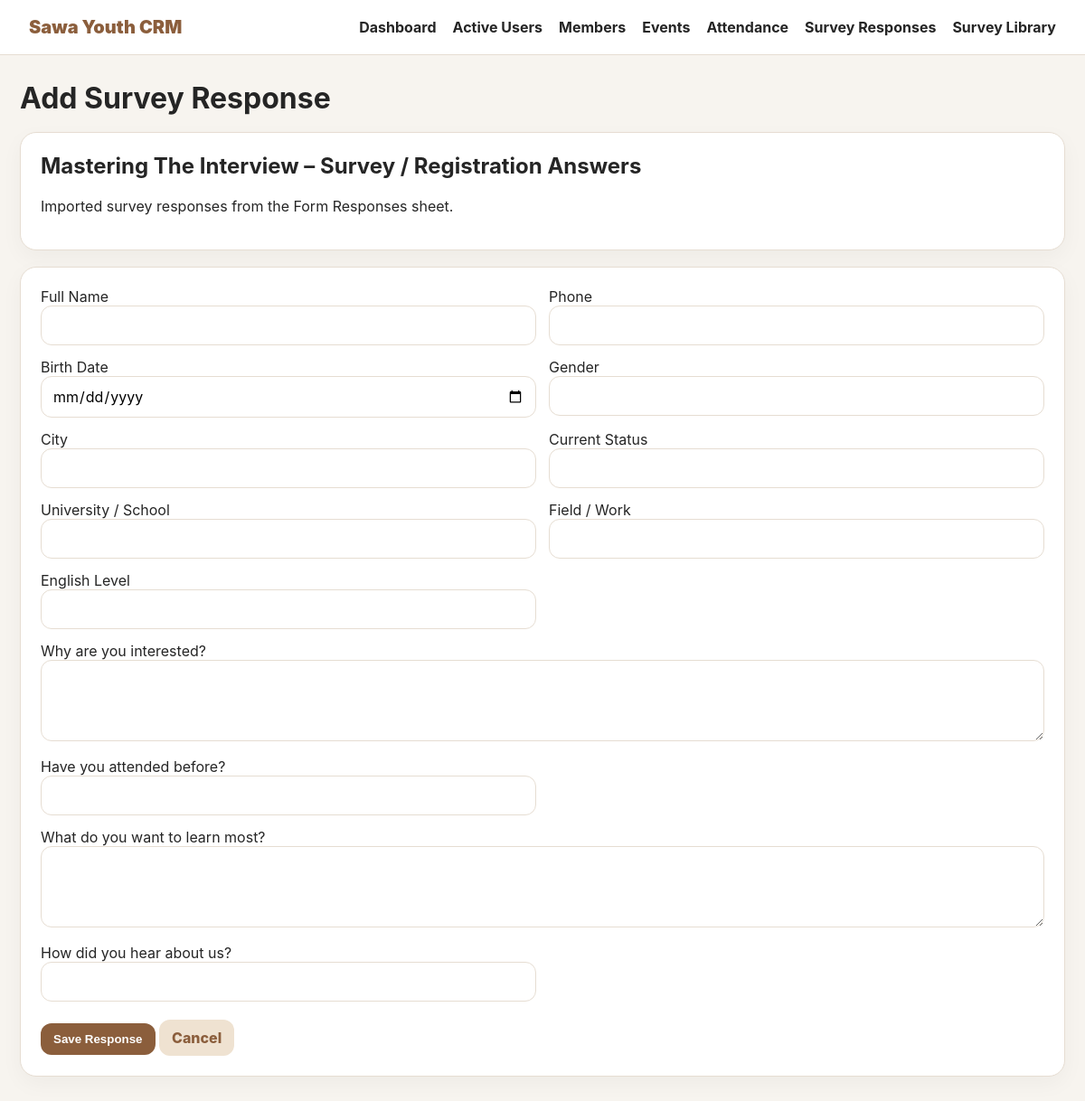
Page /survey-forms/1/responses/new on the committed database.
### tables this page shows
CREATE TABLE survey_forms (
    id INTEGER PRIMARY KEY AUTOINCREMENT,
    title TEXT NOT NULL,
    description TEXT,
    created_at TEXT DEFAULT CURRENT_TIMESTAMP
, source_link TEXT, source_sheet_name TEXT, source_notes TEXT);

CREATE TABLE survey_questions (
    id INTEGER PRIMARY KEY AUTOINCREMENT,
    survey_form_id INTEGER NOT NULL,
    question_text TEXT NOT NULL,
    field_key TEXT NOT NULL,
    field_type TEXT DEFAULT 'text',
    sort_order INTEGER DEFAULT 0,
    FOREIGN KEY(survey_form_id) REFERENCES survey_forms(id) ON DELETE CASCADE
);

### app.py (the view, shortened to what this page needs)
@app.route("/survey-forms/<int:form_id>/responses/new", methods=["GET", "POST"])
def survey_response_new(form_id):
    conn = get_db()
    survey_form = conn.execute("SELECT * FROM survey_forms WHERE id=?", (form_id,)).fetchone()
    questions = conn.execute("SELECT * FROM survey_questions WHERE survey_form_id=? ORDER BY sort_order", (form_id,)).fetchall()
    if not survey_form:
        conn.close()
        flash("Survey not found.")
        return redirect(url_for("survey_forms"))
    conn.close()
    return render_template("survey_response_form.html", survey_form=survey_form, questions=questions)

### app.py (called while the page is built)
def get_db():
    conn = sqlite3.connect(DB_PATH)
    conn.row_factory = sqlite3.Row
    conn.execute("PRAGMA foreign_keys = ON")
    return conn

### templates/survey_response_form.html (shortened to what this page needs)
{% extends 'base.html' %}
{% block content %}
<h1>Add Survey Response</h1>
<div class="card"><h2>{{ survey_form.title }}</h2><p>{{ survey_form.description or '' }}</p></div>
<form method="post" class="card">
  <div class="form-grid">
    {% for q in questions %}
      {% set label = q.question_text.lower() %}
      <div class="{% if q.field_type == 'textarea' %}full{% endif %}">
        <label>{{ q.question_text }}</label>
        {% if q.field_type == 'textarea' %}
          <textarea name="{{ key }}"></textarea>
        {% else %}
          <input type="{{ q.field_type if q.field_type in ['date','number'] else 'text' }}" name="{{ key }}">
        {% endif %}
      </div>
    {% endfor %}
  </div>
  <br>
  <button class="btn">Save Response</button>
  <a class="btn secondary" href="{{ url_for('survey_forms') }}">Cancel</a>
</form>
{% endblock %}

### static/style.css (style rules this page uses)
:root { --bg:#f7f4ef;--card:#fff;--ink:#252525;--muted:#777;--line:#e6ddd2;--accent:#8b5e3c;--soft:#efe2d1 }
* { box-sizing:border-box }
body { margin:0;font-family:Inter,Arial,sans-serif;background:var(--bg);color:var(--ink) }
h1 { margin:0 0 18px }
.card { background:white;border:1px solid var(--line);border-radius:18px;padding:22px;box-shadow:0 8px 24px rgba(0,0,0,.04);margin-bottom:18px }
.btn { background:var(--accent);color:white;padding:10px 14px;border-radius:12px;border:0;text-decoration:none;display:inline-block;font-weight:800;cursor:pointer }
.btn.secondary { background:var(--soft);color:var(--accent) }
input,textarea,select { width:100%;padding:11px 12px;border:1px solid var(--line);border-radius:12px;font:inherit;background:white }
textarea { min-height:90px }
.form-grid { display:grid;grid-template-columns:repeat(2,1fr);gap:14px }
.full { grid-column:1/-1 }
.btn { transition:.15s ease }
h2 { margin-top:0 }

### rows in the picture
survey_forms: title "Mastering The Interview – Survey / Registration Answers", description "Imported survey responses from the Form Responses sheet."
survey_questions: question_text "Full Name"
survey_questions: question_text "Phone"
survey_questions: question_text "Birth Date"
survey_questions: question_text "Gender"
survey_questions: question_text "City"
survey_questions: question_text "Current Status"
survey_questions: question_text "University / School"
survey_questions: question_text "Field / Work"
survey_questions: question_text "English Level"
survey_questions: question_text "Why are you interested?"
survey_questions: question_text "Have you attended before?"
survey_questions: question_text "What do you want to learn most?"
survey_questions: question_text "How did you hear about us?"
